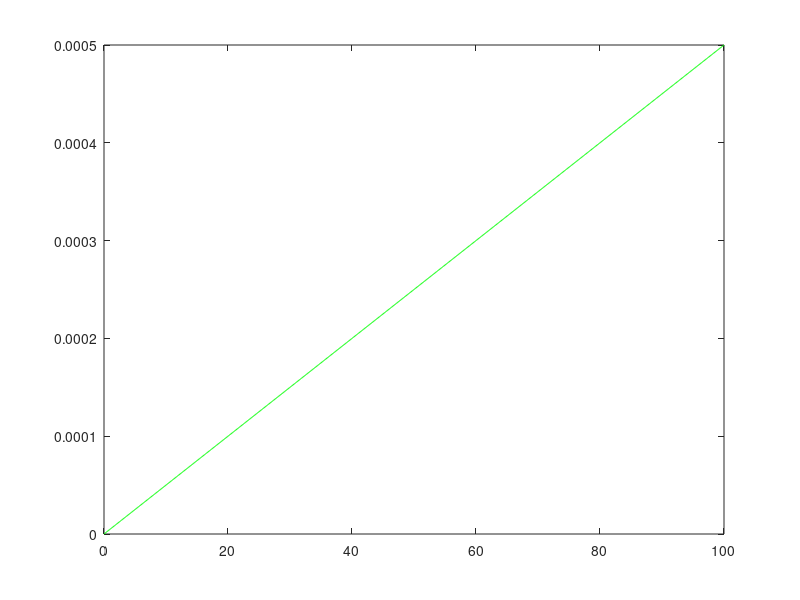
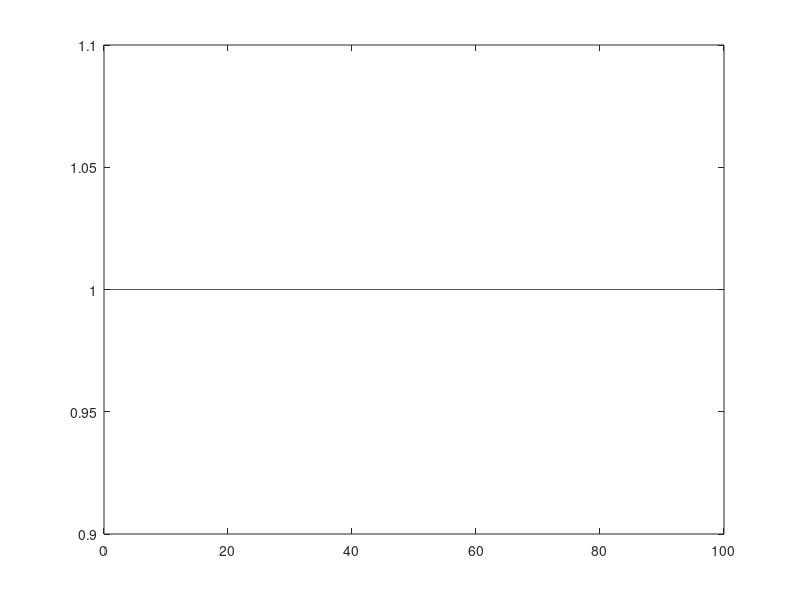

MATLAB code to generate these figures, in order: (Note: this script raises an error after producing the figures.)
clear all 
clc

%% Finite element method for 1D bar with linear displacement interpolation

L = 100;   % in mm
S = 10;    % mm^2
Fd = 10;   % force in newton 
E = 2e5;   % young's module in MPa

d = 1000;  %number of discretization points for the analytical solution

% for the finite element method
n = 15000;    % n = number of elements -> n+1 nodes

x = linspace(0, L, d); %define a discretized domain for x

u_x = @(x) (Fd/(E*S))*x ; %define the analytical solution in displacement 

stress_xx = Fd/S * ones(d, 1); %define the analytical solution in stress

figure(1) 
plot(x, u_x(x), 'g-' )
hold on

figure(2)
plot(x, stress_xx, 'b-')
hold on

F = zeros(n+1, 1); % initialisation of the shape of the force vector
F(n+1) = Fd;       % external force applied to the last node 

x = 0:L/n:L;   % redefine x domain: 

node = [1:n        % matrix of n column vectors, each of which 
        2:n+1];    % corresponds to an element and its nodes  
                   % es: first elem is [ 1 2 ]^T of node 1 and 2

K = zeros(n+1);    % initialize the global stiffness matrix

for e=1:n          % for each element 
    e;
    le = x(node(2, e)) - x(node(1,e));    % element lenght x2-x1
    ke = E*S/le * (eye(2) - flip(eye(2)));% local stiffness matrix
    % assemble the global stiffness matrix with local contribution of ke
    K(node(1, e), node(1,e)) =  K(node(1, e), node(1,e)) + ke(1,1);
    K(node(1, e), node(2,e)) =  K(node(1, e), node(2,e)) + ke(1,2);
    K(node(2, e), node(1,e)) =  K(node(2, e), node(1,e)) + ke(2,1);
    K(node(2, e), node(2,e)) =  K(node(2, e), node(2,e)) + ke(2,2);

end
K;

u_1 = 0; % boundary conditions

% to solve the linear system -> remoove dof where ud = 0 
F_1 = F(2:n+1);        
K_1 = K(2:n+1, 2:n+1); % elimination of first row/first column
tic
u_int = K_1\F_1;       % to solve a linear system K*u=f we can multiply 
toc                      % by the inverse of K on both sides
                       % so we have now u=K^-1*f, the backslash is used in
                       % matlab to solve linear systems and is placed with 
                       % a similar logic as the inverse of a matrix  

u_tot = [u_1           % full displacement solution
         u_int];

stress = zeros(n, 1);
for e=1:n
   le = (x(node(2, e)) - x(node(1,e)));
   % stress formula for 1D axially loaded bar
   % the ' symbol after a vector means transposed
   stress(e) = E/le*[ -1 1 ]*[ u_tot(node(1, e)) u_tot(node(2, e))]';

end


figure(1)
plot(x, u_tot, 'ro')

legend('Analytical Displacement', 'FEM Displacement' );
xlabel('Position (mm)');
ylabel('Displacement (mm)');
title('Displacement Comparison');

x_center = (x(1:n) + x(2:n+1)) / 2;

figure(2)
plot(x_center, stress, 'ro')
legend('Analytical Stress', 'FEM Stress');
xlabel('Position (mm)');
ylabel('Stress (MPa)');
title('Stress Comparison');
